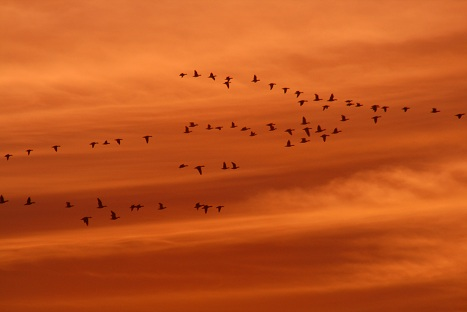
%> input picture karr.4a.jpg, 467 x 312 px
$ octave --eval "result = horizontal_seam(imread('karr.4a.jpg'));"   (GNU Octave 9; MATLAB toolbox functions it lacks are replaced by stand-ins)
%> lines starting %> are read from the running program, lines starting %| are printed output that depends on the picture
### imenergy.m
function E = imenergy(I)
% Author: Steven Karr
% Date: 10-9-15
% Class: CS 534, Dyer
% Purpose: calculates the energy image from an RGB image

    % Converts image to double
    dblI = im2double(I);

    % Converts image to grayscale
	gI = rgb2gray(dblI);
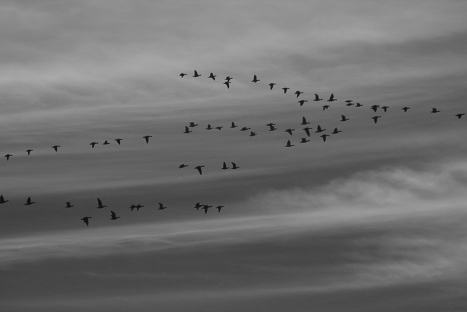
%> gI: size 312x467 double; min 0.0434, max 0.667, mean 0.435

    % Uses MATLAB function imgradient() to calculate energy image
	[Gmag, Gdir] = imgradient(gI);
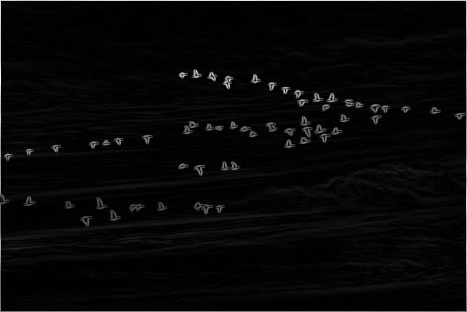
%> Gmag: size 312x467 double; min 0, max 2.6, mean 0.082; drawn with min black and max white
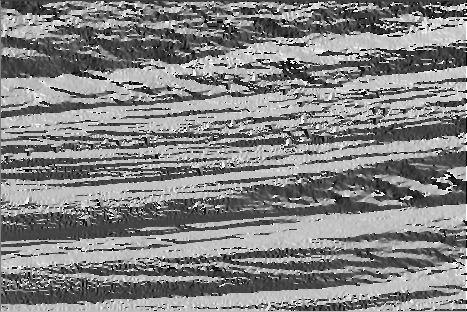
%> Gdir: size 312x467 double; min -180, max 180, mean 6.5; drawn with min black and max white

    % Returns result
    E = Gmag;
end

### horizontal_seam.m
function S = horizontal_seam(I)
% Author: Steven Karr
% Date: 10-9-15
% Class: CS 534, Dyer
% Purpose: calculates the energy image from an RGB image

    % Obtain energy image
    I = imenergy(I);

    % Instantiate cumulative energies and sets vals to zeros.
	cEnergy = zeros(size(I, 1), size(I, 2));

    % Instantiate vectors matrix and sets vals to zeros.
	Vectors = zeros(size(I, 1), size(I, 2));

    % For the first column, there is no previous energy to sum. Therefore,
    % we merely copy the values of the intensity image to the leftmost
    % column of the cumulative energy image.
    for row = 1:size(I, 1)
		cEnergy(row, 1) = I(row, 1);
    end
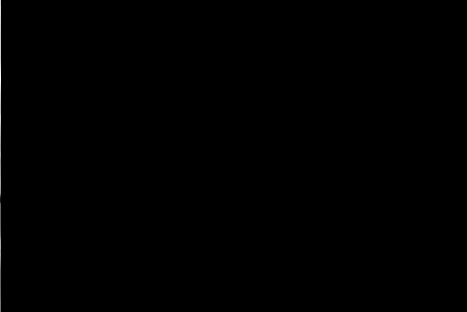
%> cEnergy: size 312x467 double; min 0, max 2.6, mean 0.00358; drawn with min black and max white

    % For the remainder, we must search the "up-left", "left", and
    % "down-left" sections of the energy image. The least value is
    % part of the optimal seam's path, so we create a vector for each
    % pixel and add the min pixel to the energy to calculate the cumulative
    % energy at that pixel.
    %
    % Begin building cumulative energy and vector array:
    for col = 2:size(I, 2)
        for row = 1:size(I, 1)
			% Construction of a single cumulative energy / vector value
            % VECTOR CODE: 1 = down left, 0 = left, -1 = up left

            % Instantiate vector + cumulative energy values
            vector = 0;
			minEnergy = 0;

			% up left
            % Conditional to avoid calling negative index
			if(row > 1)
                % Flags vector as up left
				vector = -1;
                % Sets minEnergy to first value, doesn't need to check yet
				minEnergy = I(row - 1, col - 1);
			end

			% left
			if(I(row, col - 1) < minEnergy)
                % Flags vector as left
				vector = 0;

				minEnergy = I(row, col - 1);
			end

			% down left

            % Conditional to avoid calling negative index
			if(row < size(I, 1))

                if(I(row + 1, col - 1) < minEnergy)
                    %Flags vector as down left
                    vector = 1;
                    % Sets minEnergy to new val since met conditional
                    minEnergy = I(row + 1, col - 1);
                end
            end

			%Adds results to cumulative energy matrix
			cEnergy(row, col) = I(row, col) + cEnergy(row + vector, col - 1);

            %Adds results to vectors array
            Vectors(row, col) = vector;
        end
    end
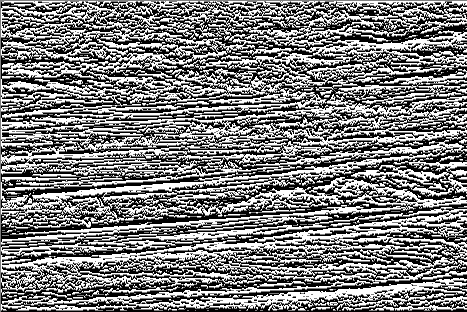
%> Vectors: size 312x467 double; min -1, max 1, mean -0.0103; drawn with min black and max white

    % Finds the minimum value at rightmost column of cumulative energy
    tempIndex = 1;
    col = size(I, 2);
%> col = 467
    minEnergy = cEnergy(1, col);
%> minEnergy = 1034.8
    for row = 1:size(I, 1)
        if(cEnergy(row, col) < minEnergy)
            minEnergy = cEnergy(row, col);
            tempIndex = row;
        end
    end
%> this loop made 312 passes
%> minEnergy on passes 2, 18, 19, 20: 10.02, 9.89, 9.88, 9.87
%> after the loop, minEnergy = 8.32; tempIndex = 300

    % Construct seam out of vectors array
    S = zeros(1, size(I, 2));
    currIndex = tempIndex;
%> currIndex = 300
    for col = size(I, 2):-1:1
        S(col) = currIndex;
        currIndex = currIndex + Vectors(currIndex, col);
    end
%> this loop made 467 passes
%> currIndex on passes 1 to 3: 300, 300, 300
%> after the loop, S = 467 values, max 311 at index 16, min 299 at index 462, mean 306.9; currIndex = 308
%> `result = horizontal_seam(imread('karr.4a.jpg'));`: result has the same summary as S in horizontal_seam

    %--Experiment 2
    %saveas(imagesc(I), 'karr.2a.jpg');
    %saveas(imagesc(cumenergies), 'karr.2b.jpg');
end

$ run again, on karr.5a.jpg
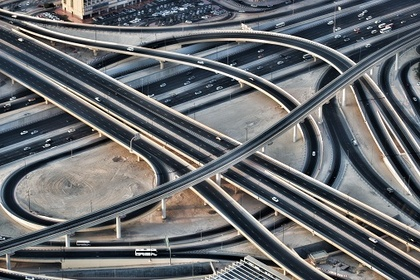
%> input picture karr.5a.jpg, 420 x 280 px, shrunk from 506 x 337 before the run
%> after the loop in horizontal_seam, `for col = 2:size(I, 2)`:
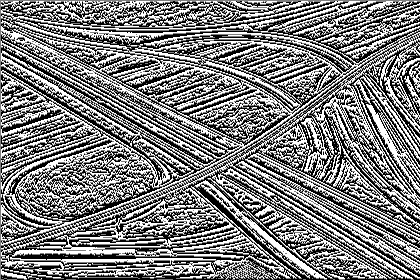
%> Vectors: size 280x420 double; min -1, max 1, mean -0.00111; drawn with min black and max white
%> after the loop in horizontal_seam, `for col = 2:size(I, 2)`:
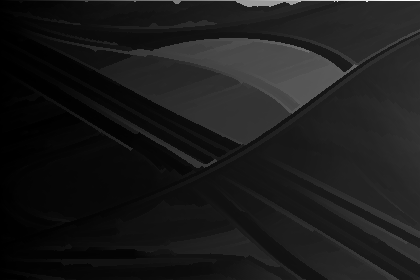
%> cEnergy: size 280x420 double; min 0.149, max 642, mean 68.2; drawn with min black and max white
%> in horizontal_seam, `minEnergy = cEnergy(1, col);`: minEnergy = 642
%> the loop in horizontal_seam, `for row = 1:size(I, 1)` made 280 passes
%> minEnergy on passes 2, 33: 107.8, 74.62
%> after the loop in horizontal_seam, `for row = 1:size(I, 1)`: minEnergy = 66.64; tempIndex = 270
%> the loop in horizontal_seam, `for col = size(I, 2):-1:1` made 420 passes
%> currIndex on passes 1 to 3: 270, 269, 269
%> after the loop in horizontal_seam, `for col = size(I, 2):-1:1`: S = 420 values, max 270 at index 419, min 163 at index 232, mean 215.3; currIndex = 254
%> result has the same summary as S in horizontal_seam
